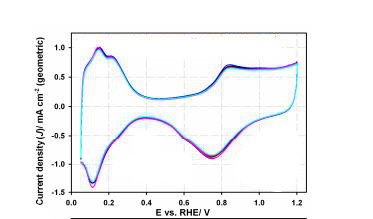
#> input picture dataset/ptpoly-test.JPG, 373 x 219 px, found by its file name
$ jupyter execute --allow-errors CVImageProject.ipynb   (older library calls are emulated)
#> lines starting #> are read from the running program, lines starting #| are printed output that depends on the picture
# Image classification machine learning algorithm
## Platinum cyclic voltammetry scan facet detection through image classification

Developed by: Heather Baroody and Tasleem Muzaffar
17 May 2018

This is a general image classification model that is trained to distingush between four distinct Platinum cyclic voltammetry scans for different surface facets: Pt(111), Pt(110), Pt(100), and polycrystalline Pt.  This was developed during this 2018 ECS Data Hack Week in Seattle so the goal is to develop a simple model in the short amount of time we have and expand it later.

[cell 1]
# Import necessary packages
import numpy as np
import matplotlib.pyplot as plt
from scipy import misc
from sklearn.decomposition import PCA
from PIL import Image

### Pre - Image proccessing of test image

The inital data sets were created by extracting Pt(jkl) CV data point from a variety of literature studies as a principal of proof. The images are standardized by converting the .jpg to grayscale and resizing. In the future the goal is to use actual images of CV scans in literature with the hope of having >50 images per Pt facet.

[cell 2]
img = Image.open("ptpoly-test.jpg").convert('I')
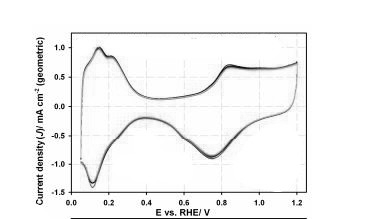
#> img: PIL image 373x219 I; min 0, max 255, mean 244.9
arr = np.array(img)
arr.shape
test_img = img.resize((120, 120))
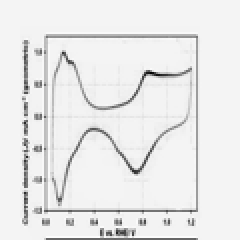
#> test_img: PIL image 120x120 I (shown 2 times larger); min 38, max 264, mean 244.9; drawn with min black and max white
arrrs = np.array(test_img)
print (arrrs)
#> (printed output is left out)
test_img.show()

## Building the Model
### Image Processing
Loop through and process all images in for training/test set and convert to a matrix with number of rows = number of samples.

[cell 3]
files = []
num111 = 8
num110 = 6
num100 = 6
numpoly = 7
l1 = ['111','110','100','poly']
l2=[num111, num110, num100, numpoly]
for j in range(len(l1)):
    for i in range(l2[j]):
        files.append("pt{}-{}.jpg".format(l1[j],i+1))

images = []
#> (the rest of this cell did not finish here and is left out)

#> (a cell that did not finish here is left out)

### Define target values
Create the vector of target values that correlate to the data and corresponding target names.

[cell 5]
#Define target values
Pt111_index = np.zeros((1,num111))
Pt110_index = np.ones((1,num110))
Pt100_index = 2*np.ones((1,num100))
Ptpoly_index = 3*np.ones((1,numpoly))

target = np.concatenate((Pt111_index,Pt110_index,Pt100_index,Ptpoly_index),axis=1)
#> (the rest of this cell did not finish here and is left out)

### Split data into training set and validation set

[cell 6]
from sklearn.model_selection import train_test_split
#> (the rest of this cell did not finish here and is left out)

## Applying and comparing alogorithms
Train data on various learning algorithms then test for accuracy.
### 1 - Logistic regression

[cell 7]
from sklearn.linear_model import LogisticRegression
clf = LogisticRegression(penalty='l2')
#> (the rest of this cell did not finish here and is left out)

Check accuracy score

[cell 8]
from sklearn.metrics import accuracy_score
#> (the rest of this cell did not finish here and is left out)

### Test model

[cell 9]
test = np.array(test_img)
dimt = np.dot(test.shape[0],test.shape[1])
#> dimt = 14400
test = np.reshape(test, (1, dimt))
#> (the rest of this cell did not finish here and is left out)

$ run again, with dataset/Pt111-5.jpg copied over dataset/ptpoly-test.JPG
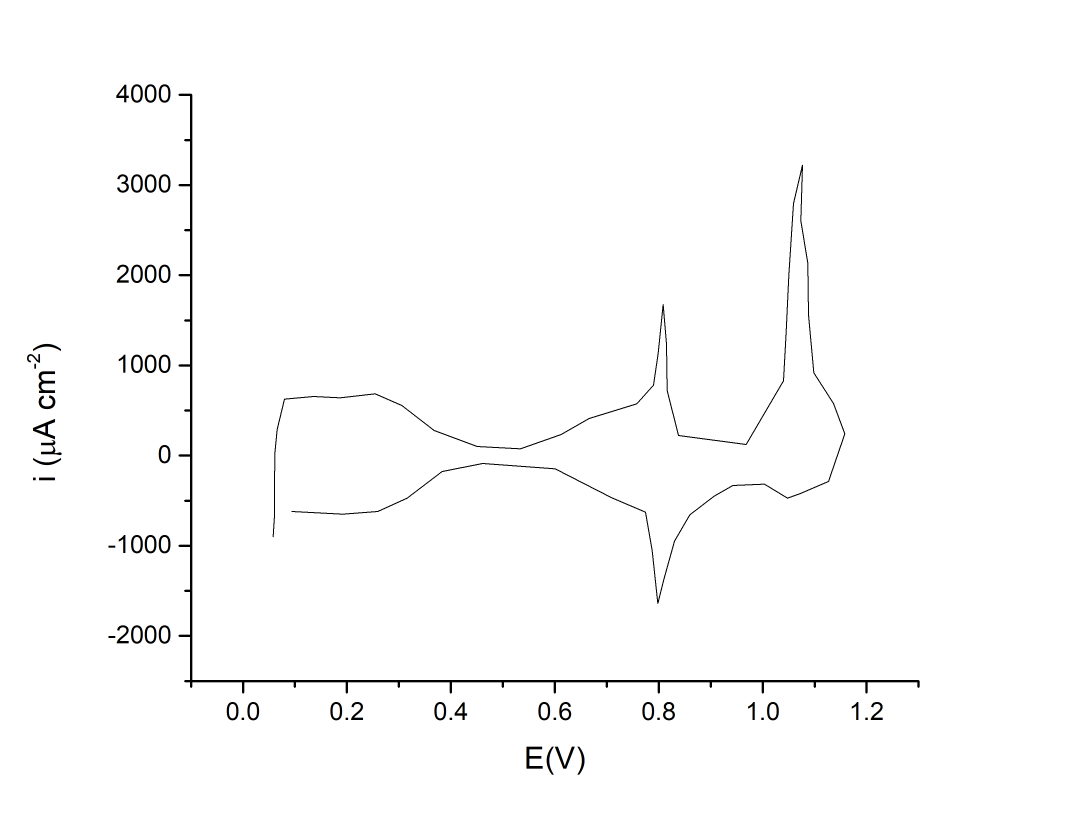
#> input picture dataset/Pt111-5.jpg, 3201 x 2450 px, found by its file name (shown at 1/3 size)
#> `img = Image.open("ptpoly-test.jpg").convert('I')`:
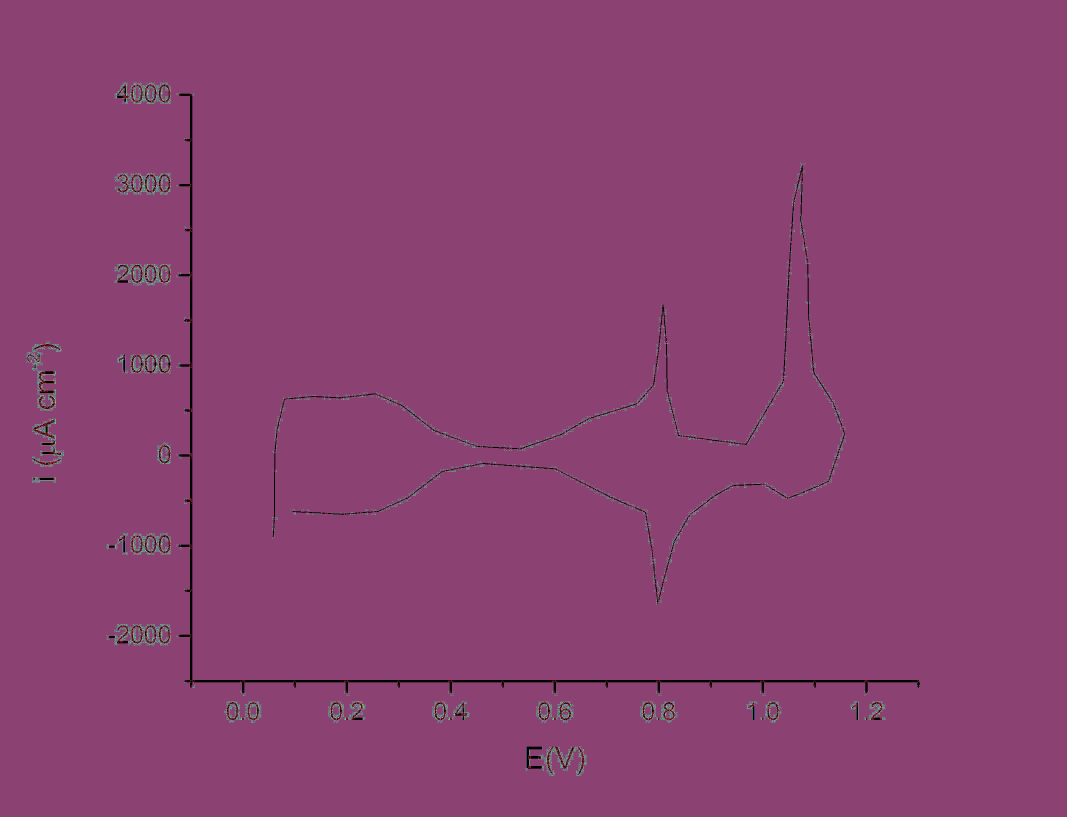
#> img: PIL image 3201x2450 I (shown at 1/3 size); 216 distinct labels, from 0 to 255; one colour per label, 0 black
#> `test_img = img.resize((120, 120))`:
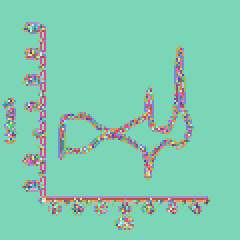
#> test_img: PIL image 120x120 I (shown 2 times larger); 126 distinct labels, from 130 to 266; one colour per label, 0 black
#> (printed output is left out)

$ run again, with dataset/pt100-1.jpg copied over dataset/ptpoly-test.JPG
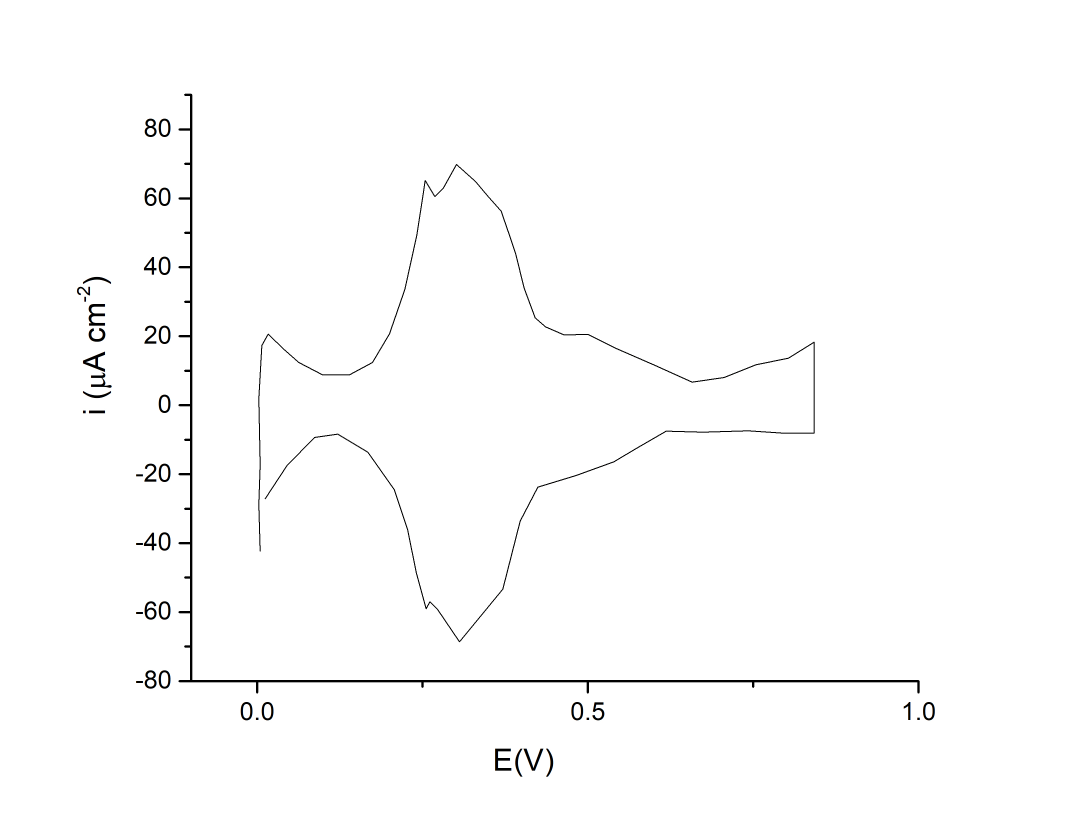
#> input picture dataset/pt100-1.jpg, 3201 x 2450 px, found by its file name (shown at 1/3 size)
#> `img = Image.open("ptpoly-test.jpg").convert('I')`:
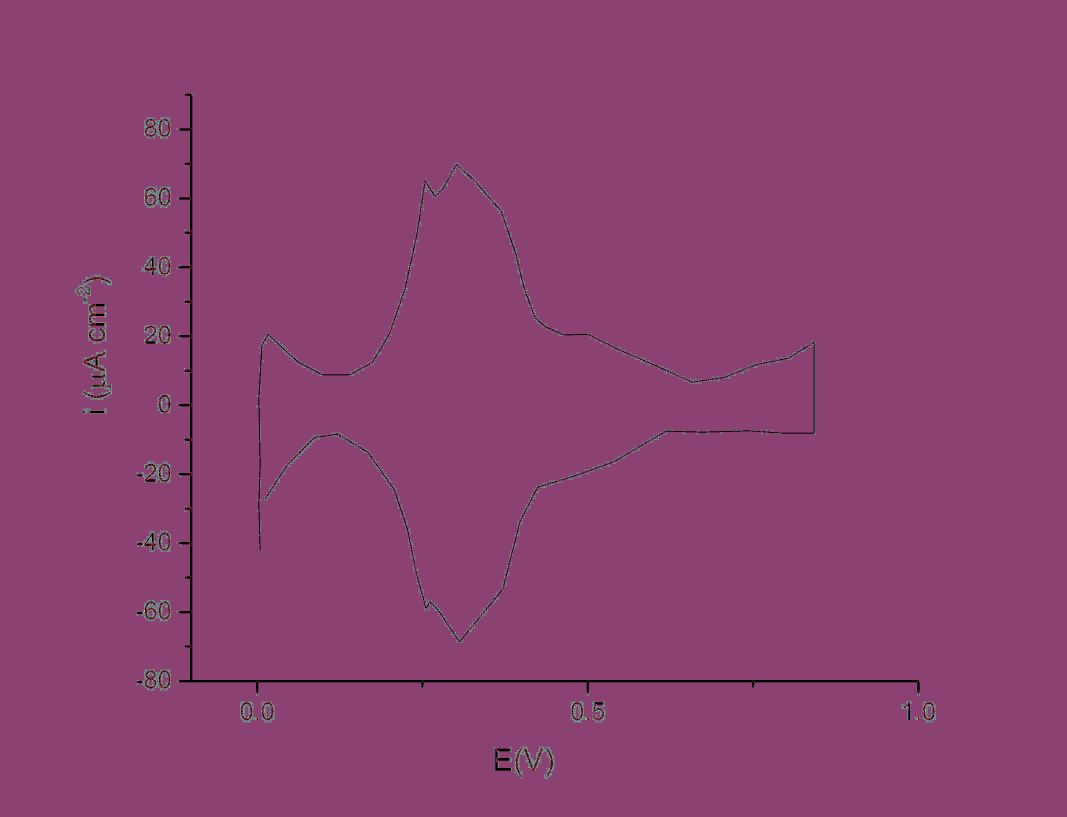
#> img: PIL image 3201x2450 I (shown at 1/3 size); 205 distinct labels, from 0 to 255; one colour per label, 0 black
#> `test_img = img.resize((120, 120))`:
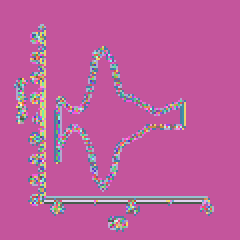
#> test_img: PIL image 120x120 I (shown 2 times larger); 122 distinct labels, from 113 to 266; one colour per label, 0 black
#> (printed output is left out)
